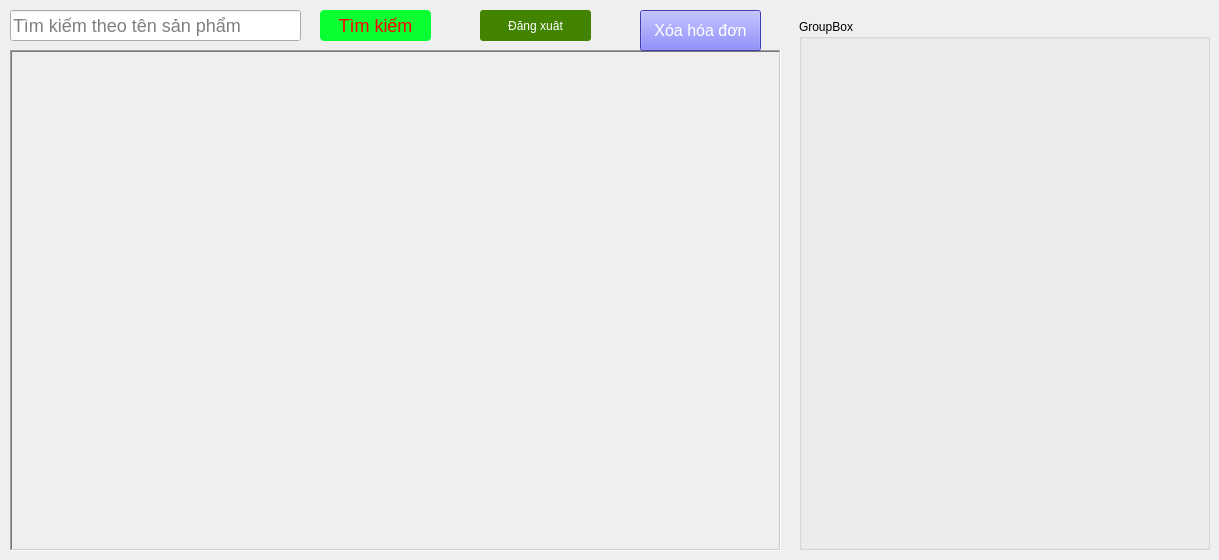
    <widget class="QWidget" name="pageSaleProduct">
     <property name="styleSheet">
      <string notr="true">#twNumberBill{
	background-color: #237fcd;
	color: white;
	font-size: 18px;
}
#btnPayBill{
	background-color: #237fcd;
	color: white;
	font-size: 24px;
	padding: 10px;
}

QLabel{
	font-size:14px;
}
QSpinBox{
	padding:4px;
	font-size:12px;
}
#btnPayBill:hover{
		background-color:#15419d;
	}</string>
     </property>
     <widget class="QScrollArea" name="scrContainProducts">
      <property name="geometry">
       <rect>
        <x>10</x>
        <y>50</y>
        <width>771</width>
        <height>501</height>
       </rect>
      </property>
      <property name="frameShape">
       <enum>QFrame::WinPanel</enum>
      </property>
      <property name="widgetResizable">
       <bool>true</bool>
      </property>
      <widget class="QWidget" name="scrollAreaWidgetContents_2">
       <property name="geometry">
        <rect>
         <x>0</x>
         <y>0</y>
         <width>767</width>
         <height>497</height>
        </rect>
       </property>
      </widget>
     </widget>
     <widget class="QLineEdit" name="leSearchProductBill">
      <property name="geometry">
       <rect>
        <x>10</x>
        <y>10</y>
        <width>291</width>
        <height>31</height>
       </rect>
      </property>
      <property name="styleSheet">
       <string notr="true">font-size: 18px;</string>
      </property>
      <property name="placeholderText">
       <string>Tìm kiếm theo tên sản phẩm</string>
      </property>
     </widget>
     <widget class="QPushButton" name="pbtnSearchProductBill">
      <property name="geometry">
       <rect>
        <x>320</x>
        <y>10</y>
        <width>111</width>
        <height>31</height>
       </rect>
      </property>
      <property name="styleSheet">
       <string notr="true">background-color: rgb(10, 255, 51);
color: red;
font-size: 18px;

border-radius: 4px;</string>
      </property>
      <property name="text">
       <string>Tìm kiếm</string>
      </property>
     </widget>
     <widget class="QPushButton" name="pbtnDeleteBill">
      <property name="geometry">
       <rect>
        <x>640</x>
        <y>10</y>
        <width>121</width>
        <height>41</height>
       </rect>
      </property>
      <property name="styleSheet">
       <string notr="true">background-color: rgb(85, 85, 255);
font-size: 16px;
padding: 8px;
color: white;</string>
      </property>
      <property name="text">
       <string>Xóa hóa đơn</string>
      </property>
     </widget>
     <widget class="QGroupBox" name="gBContainBill">
      <property name="geometry">
       <rect>
        <x>799</x>
        <y>19</y>
        <width>411</width>
        <height>531</height>
       </rect>
      </property>
      <property name="title">
       <string>GroupBox</string>
      </property>
     </widget>
     <widget class="QPushButton" name="lgoutbtn">
      <property name="geometry">
       <rect>
        <x>480</x>
        <y>10</y>
        <width>111</width>
        <height>31</height>
       </rect>
      </property>
      <property name="styleSheet">
       <string notr="true">color: white;
border-radius: 3px;
background-color: rgb(66, 132, 0);</string>
      </property>
      <property name="text">
       <string>Đăng xuât</string>
      </property>
     </widget>
    </widget>
